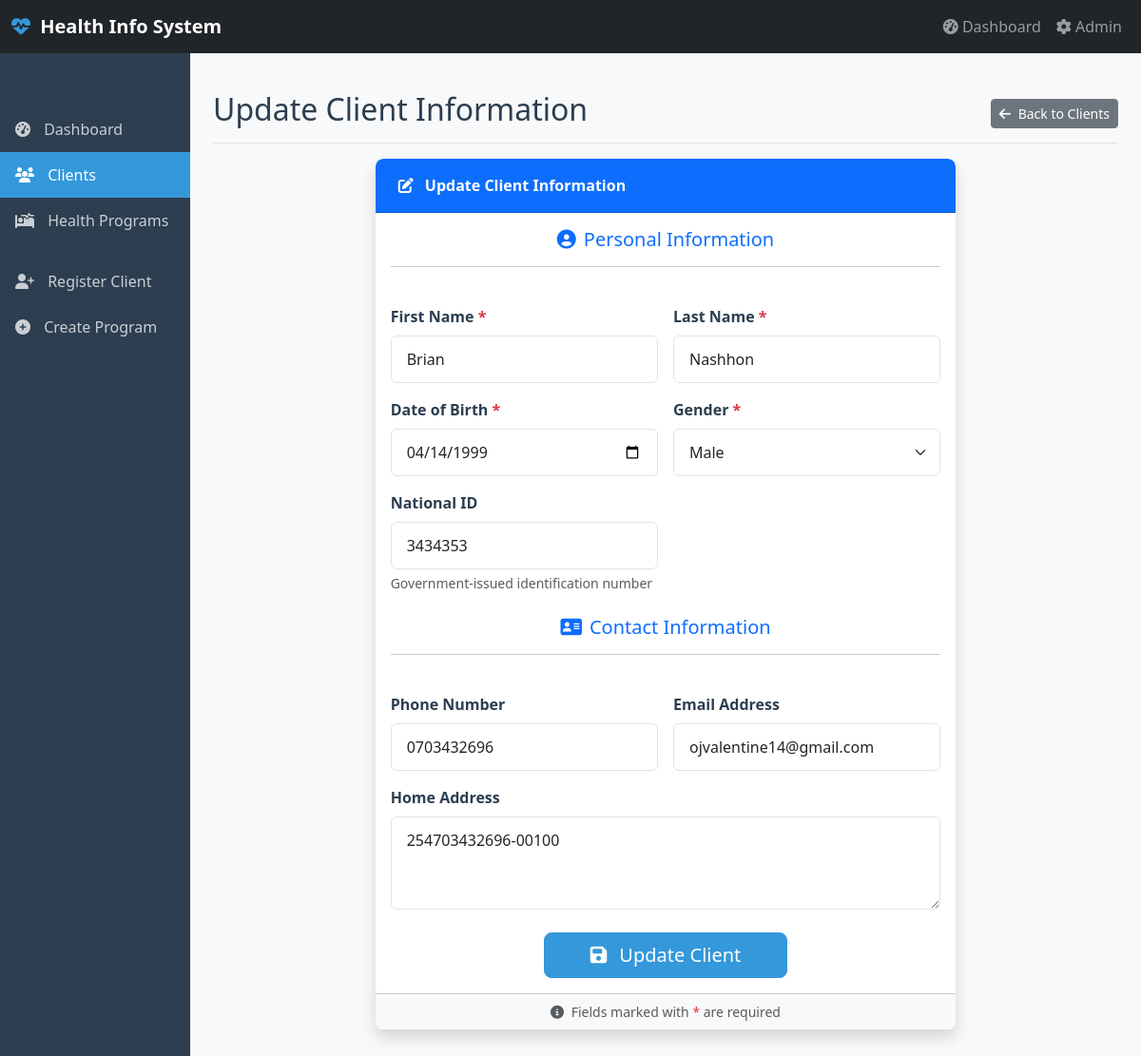
/clients/9a7893b0-59eb-43e8-91c4-833dec5528be/update/, run on the app's committed database.
### core/models.py (models this page shows, shortened)
class Client(models.Model):
    GENDER_CHOICES = [
        ('M', 'Male'),
        ('F', 'Female'),
        ('O', 'Other'),
    ]
    id = models.UUIDField(primary_key=True, default=uuid.uuid4, editable=False)
    first_name = models.CharField(max_length=100)
    last_name = models.CharField(max_length=100)
    date_of_birth = models.DateField()
    gender = models.CharField(max_length=1, choices=GENDER_CHOICES)
    phone_number = models.CharField(max_length=20, blank=True)
    email = models.EmailField(blank=True)
    address = models.TextField(blank=True)
    national_id = models.CharField(max_length=50, blank=True, unique=True)
    programs = models.ManyToManyField(HealthProgram, through='Enrollment')
    created_at = models.DateTimeField(auto_now_add=True)
    updated_at = models.DateTimeField(auto_now=True)
    class Meta:
        ordering = ['last_name', 'first_name']

### core/views.py (the view)
# urls.py: path('clients/<uuid:pk>/update/', views.client_update, name='client_update'),
def client_update(request, pk):
    client = get_object_or_404(Client, pk=pk)
    if request.method == 'POST':
        form = ClientForm(request.POST, instance=client)
        if form.is_valid():
            client = form.save()
            messages.success(request, f"Client '{client.full_name}' updated successfully!")
            return redirect('client_detail', pk=client.id)
    else:
        form = ClientForm(instance=client)
    context = {'form': form, 'client': client, 'title': 'Update Client Information'}
    return render(request, 'client/form.html', context)

### core/forms.py
class ClientForm(forms.ModelForm):
    class Meta:
        model = Client
        fields = ['first_name', 'last_name', 'date_of_birth', 'gender', 'phone_number', 'email', 'address', 'national_id']
        widgets = {
            'first_name': forms.TextInput(attrs={'class': 'form-control', 'placeholder': 'First Name'}),
            'last_name': forms.TextInput(attrs={'class': 'form-control', 'placeholder': 'Last Name'}),
            'date_of_birth': forms.DateInput(attrs={'class': 'form-control', 'type': 'date'}),
            'gender': forms.Select(attrs={'class': 'form-select'}),
            'phone_number': forms.TextInput(attrs={'class': 'form-control', 'placeholder': 'Phone Number'}),
            'email': forms.EmailInput(attrs={'class': 'form-control', 'placeholder': 'Email'}),
            'address': forms.Textarea(attrs={'class': 'form-control', 'placeholder': 'Address', 'rows': 3}),
            'national_id': forms.TextInput(attrs={'class': 'form-control', 'placeholder': 'National ID'}),
        }

### core/templates/client/form.html (shortened to what this page needs)
{% extends 'base.html' %}
{% block page_header %}{{ title }}{% endblock %}
{% block page_actions %}
<div class="btn-group">
    <a href="{% url 'client_list' %}" class="btn btn-sm btn-secondary">
        <i class="fas fa-arrow-left me-1"></i> Back to Clients
    </a>
</div>
{% endblock %}
{% block content %}
<div class="row justify-content-center">
    <div class="col-md-8" data-aos="fade-up">
        <div class="card shadow">
            <div class="card-header bg-primary text-white">
                <i class="fas {% if client %}fa-edit{% else %}fa-user-plus{% endif %} me-2"></i>
                {{ title }}
            </div>
            <div class="card-body">
                <form method="post" class="needs-validation" novalidate>
                    <div class="row mb-4">
                        <div class="col-12 text-center" data-aos="fade-up">
                            <h5 class="text-primary mb-2">
                                <i class="fas fa-user-circle me-2"></i>Personal Information
                            </h5>
                            <hr>
                        </div>
                    </div>
                    <div class="row g-3 mb-3">
                        <div class="col-md-6" data-aos="fade-up" data-aos-delay="100">
                            <div class="form-group">
                                <label for="{{ form.first_name.id_for_label }}" class="form-label fw-semibold">
                                    First Name <span class="text-danger">*</span>
                                </label>
                                {{ form.first_name }}
                            </div>
                        </div>
                        <div class="col-md-6" data-aos="fade-up" data-aos-delay="150">
                            <div class="form-group">
                                <label for="{{ form.last_name.id_for_label }}" class="form-label fw-semibold">
                                    Last Name <span class="text-danger">*</span>
                                </label>
                                {{ form.last_name }}
                            </div>
                        </div>
                    </div>
                    <div class="row g-3 mb-3">
                        <div class="col-md-6" data-aos="fade-up" data-aos-delay="200">
                            <div class="form-group">
                                <label for="{{ form.date_of_birth.id_for_label }}" class="form-label fw-semibold">
                                    Date of Birth <span class="text-danger">*</span>
                                </label>
                                {{ form.date_of_birth }}
                            </div>
                        </div>
                        <div class="col-md-6" data-aos="fade-up" data-aos-delay="250">
                            <div class="form-group">
                                <label for="{{ form.gender.id_for_label }}" class="form-label fw-semibold">
                                    Gender <span class="text-danger">*</span>
                                </label>
                                {{ form.gender }}
                            </div>
                        </div>
                    </div>
                    <div class="row g-3 mb-4">
                        <div class="col-md-6" data-aos="fade-up" data-aos-delay="300">
                            <div class="form-group">
                                <label for="{{ form.national_id.id_for_label }}" class="form-label fw-semibold">
                                    National ID
                                </label>
                                {{ form.national_id }}
                                <div class="form-text">Government-issued identification number</div>
                            </div>
                        </div>
                    </div>
                    <div class="row mb-4">
                        <div class="col-12 text-center" data-aos="fade-up" data-aos-delay="350">
                            <h5 class="text-primary mb-2">
                                <i class="fas fa-address-card me-2"></i>Contact Information
                            </h5>
                            <hr>
                        </div>
                    </div>
                    <div class="row g-3 mb-3">
                        <div class="col-md-6" data-aos="fade-up" data-aos-delay="400">
                            <div class="form-group">
                                <label for="{{ form.phone_number.id_for_label }}" class="form-label fw-semibold">
                                    Phone Number
                                </label>
                                {{ form.phone_number }}
                            </div>
                        </div>
                        <div class="col-md-6" data-aos="fade-up" data-aos-delay="450">
                            <div class="form-group">
                                <label for="{{ form.email.id_for_label }}" class="form-label fw-semibold">
                                    Email Address
                                </label>
                                {{ form.email }}
                            </div>
                        </div>
                    </div>
                    <div class="row g-3 mb-4">
                        <div class="col-12" data-aos="fade-up" data-aos-delay="500">
                            <div class="form-group">
                                <label for="{{ form.address.id_for_label }}" class="form-label fw-semibold">
                                    Home Address
                                </label>
                                {{ form.address }}
                            </div>
                        </div>
                    </div>
                    <div class="row mt-4">
                        <div class="col-12 text-center" data-aos="fade-up" data-aos-delay="550">
                            <button type="submit" class="btn btn-primary btn-lg px-5 py-2">
                                <i class="fas {% if client %}fa-save{% else %}fa-user-plus{% endif %} me-2"></i>
                                {% if client %}Update Client{% else %}Register Client{% endif %}
                            </button>
                        </div>
                    </div>
                </form>
            </div>
            <div class="card-footer bg-light">
                <div class="text-muted text-center small">
                    <i class="fas fa-info-circle me-1"></i>
                    Fields marked with <span class="text-danger">*</span> are required
                </div>
            </div>
        </div>
    </div>
</div>
{% endblock %}

### core/templates/base.html (style rules this page uses)
:root { --primary: #2c3e50; --secondary: #3498db; --accent: #e74c3c; --light: #ecf0f1; --dark: #2c3e50; }
body { font-family: 'Segoe UI', Tahoma, Geneva, Verdana, sans-serif; background-color: #f8f9fa; color: var(--dark); padding-top: 60px; }
.card { border-radius: 8px; border: none; box-shadow: 0 4px 6px rgba(0, 0, 0, 0.1); margin-bottom: 20px; transition: transform 0.3s ease; }
.card-header { background-color: var(--primary); color: white; border-radius: 8px 8px 0 0 !important; font-weight: 600; }
.btn-primary { background-color: var(--secondary); border-color: var(--secondary); }
.slide-up { animation: slideUp 0.5s ease-out; }

### core/templates/client/form.html (style rules this page uses)
.form-control, .form-select { border-radius: 0.375rem; padding: 0.75rem 1rem; border: 1px solid #dce4ec; transition: all 0.3s ease; }
.form-label { margin-bottom: 0.5rem; color: #2c3e50; }
.card { border: none; border-radius: 0.5rem; overflow: hidden; }
.card-header { padding: 1rem 1.5rem; font-weight: 600; }
.form-group { transition: all 0.3s ease; }
.form-label .text-danger { font-weight: bold; }

### data on the page
Client: first_name "Brian", last_name "Nashhon", date_of_birth "04/14/1999", gender "Male", national_id "3434353", phone_number "0703432696", email "ojvalentine14@gmail.com", address "254703432696-00100"

### other printed values
{{ title }} "Update Client Information"
